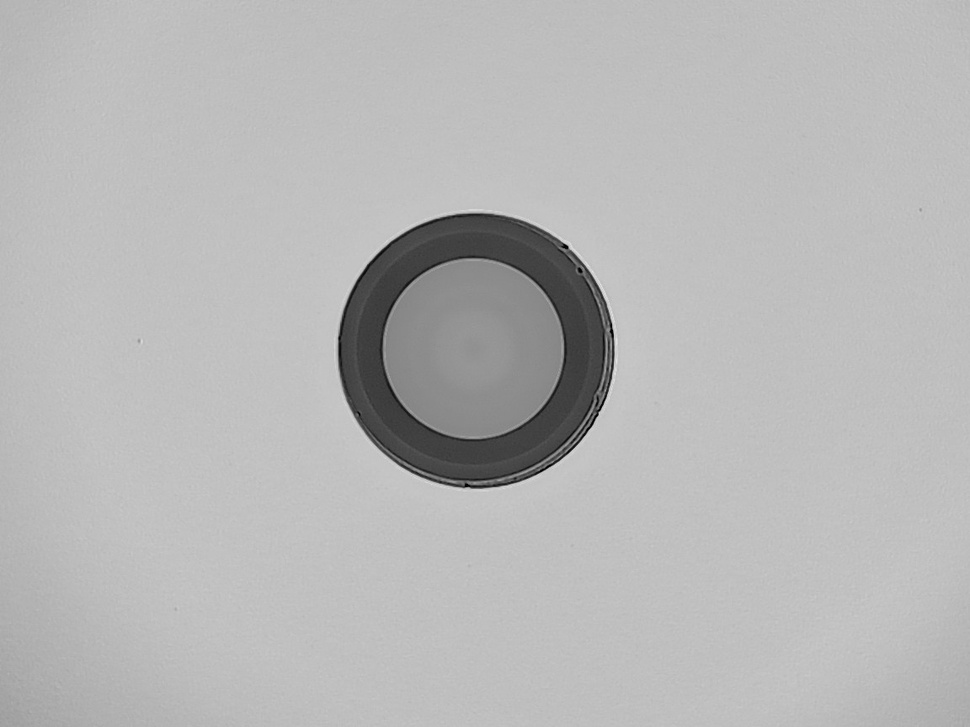
#> input picture current-process/old_version/image_batch/ima18.jpg, 970 x 727 px, shrunk from 1152 x 864 before the run
$ python histogram-enhancement-011.py ../../../../current-process/old_version/image_batch/ima18.jpg
#> lines starting #> are read from the running program, lines starting #| are printed output that depends on the picture
#!/usr/bin/env python3
"""
Power Law Transform
Category: histogram
"""
import cv2
import numpy as np


def process_image(image: np.ndarray) -> np.ndarray:
    """
    Power Law Transform

    Args:
        image: Input image (grayscale or color)

    Returns:
        Processed image
    """
    result = image.copy()

    # Power law (gamma) transformation
    gamma = 0.5
    result = np.array(255 * (result / 255.0) ** gamma, dtype=np.uint8)

    return result

if __name__ == "__main__":
    import sys
    if len(sys.argv) > 1:
        img = cv2.imread(sys.argv[1], cv2.IMREAD_UNCHANGED)
#> img is the input picture: shape (727, 970, 3); min 0, max 229, mean 182.7
        if img is not None:
            result = process_image(img)
#> in process_image, `result = np.array(255 * (result / 255.0) ** gamma, dtype=np.uint8)`:
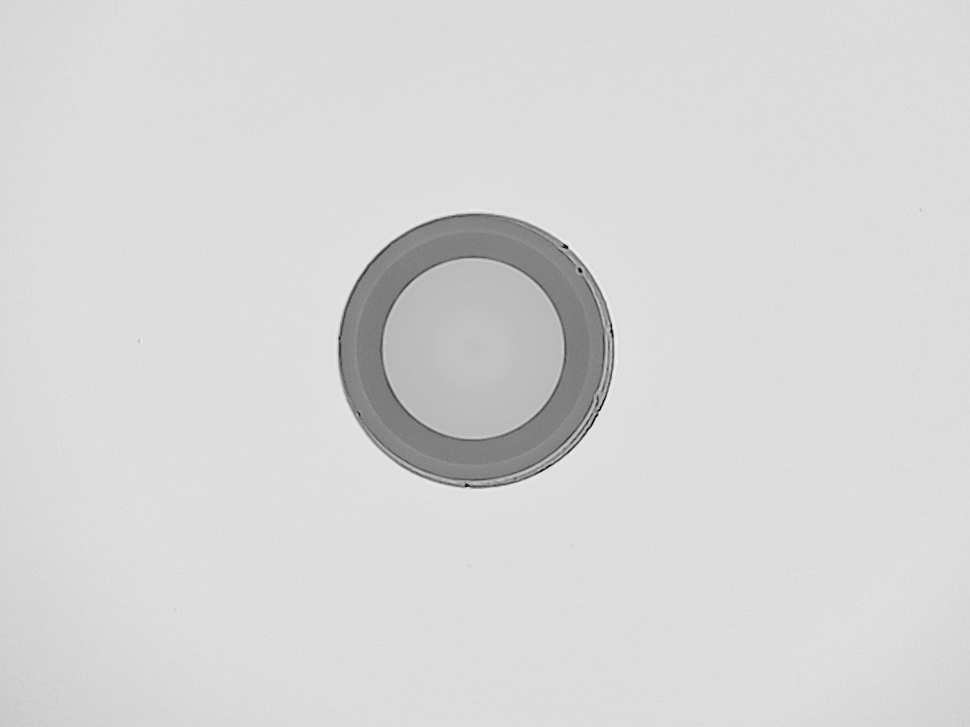
#> result: shape (727, 970, 3); min 0, max 241, mean 214.3
            cv2.imwrite(f"power_law_transform_output.png", result)
            print(f"Saved to power_law_transform_output.png")
        else:
            print("Failed to load image")
    else:
        print(f"Usage: python power_law_transform.py <image_path>")

$ run again, on current-process/old_version/image_batch/img35.jpg
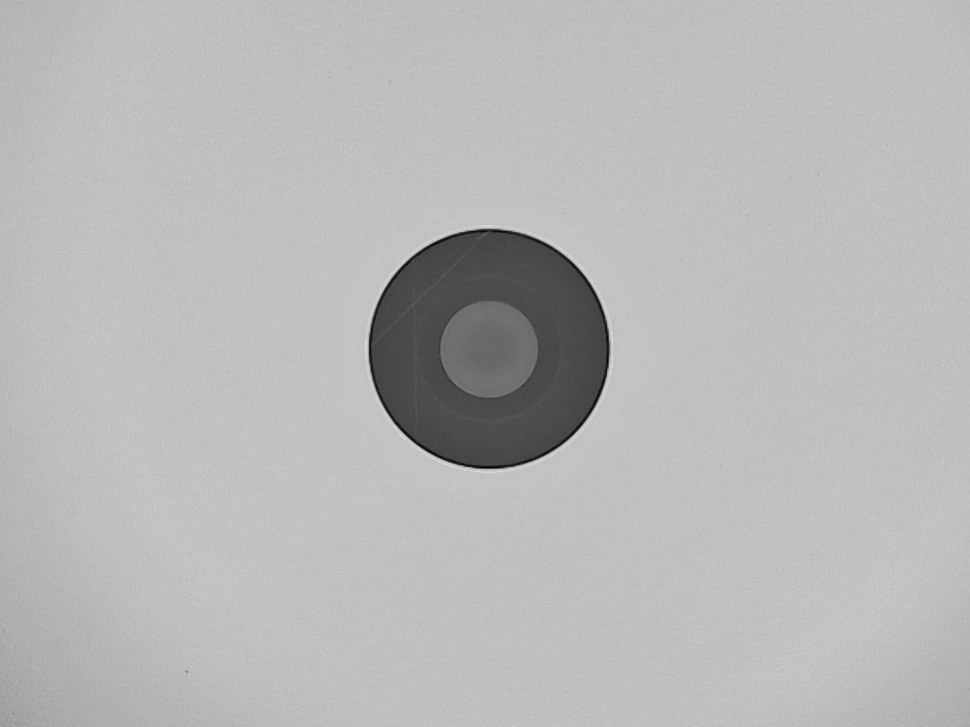
#> input picture current-process/old_version/image_batch/img35.jpg, 970 x 727 px, shrunk from 1152 x 864 before the run
#> img is the input picture: shape (727, 970, 3); min 2, max 223, mean 183.8
#> in process_image, `result = np.array(255 * (result / 255.0) ** gamma, dtype=np.uint8)`:
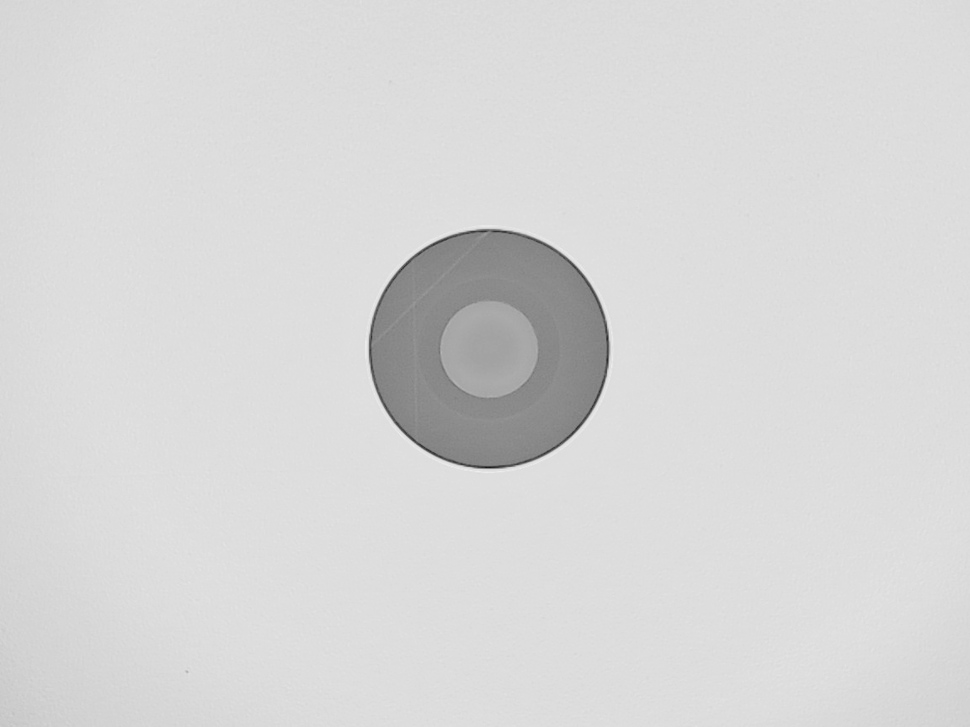
#> result: shape (727, 970, 3); min 22, max 238, mean 215

$ run again, on current-process/old_version/image_batch/img38.jpg
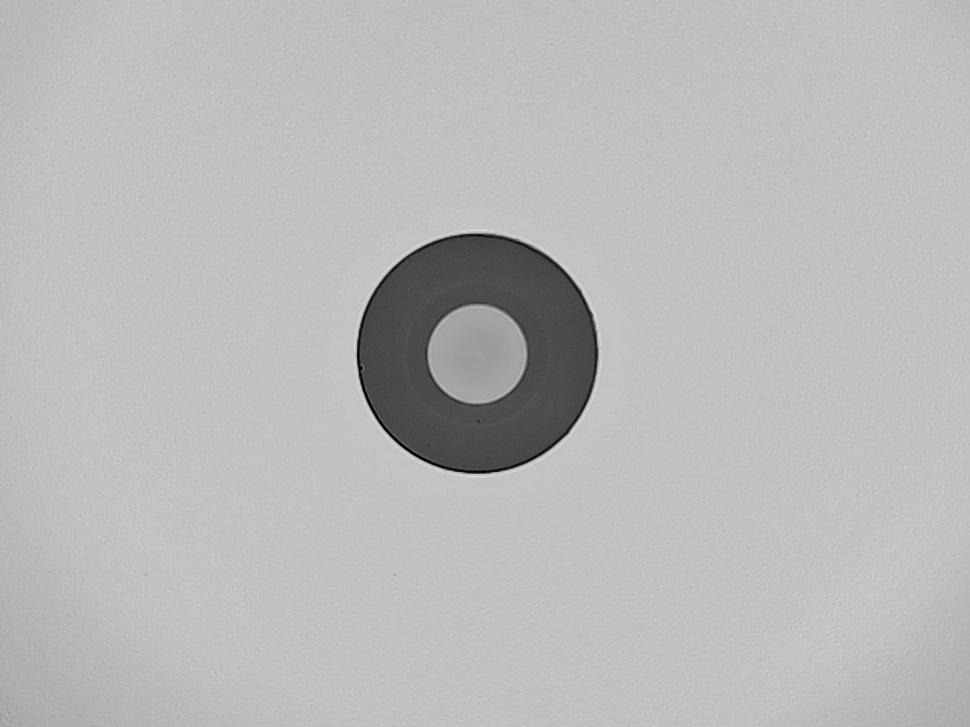
#> input picture current-process/old_version/image_batch/img38.jpg, 970 x 727 px, shrunk from 1152 x 864 before the run
#> img is the input picture: shape (727, 970, 3); min 0, max 225, mean 185.2
#> in process_image, `result = np.array(255 * (result / 255.0) ** gamma, dtype=np.uint8)`:
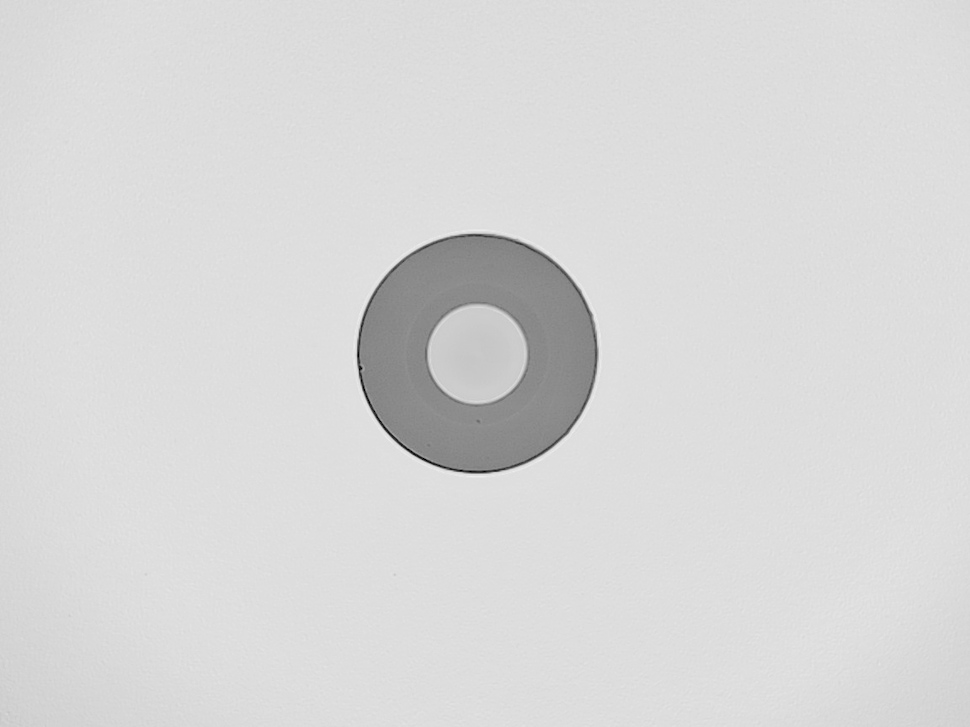
#> result: shape (727, 970, 3); min 0, max 239, mean 215.8
